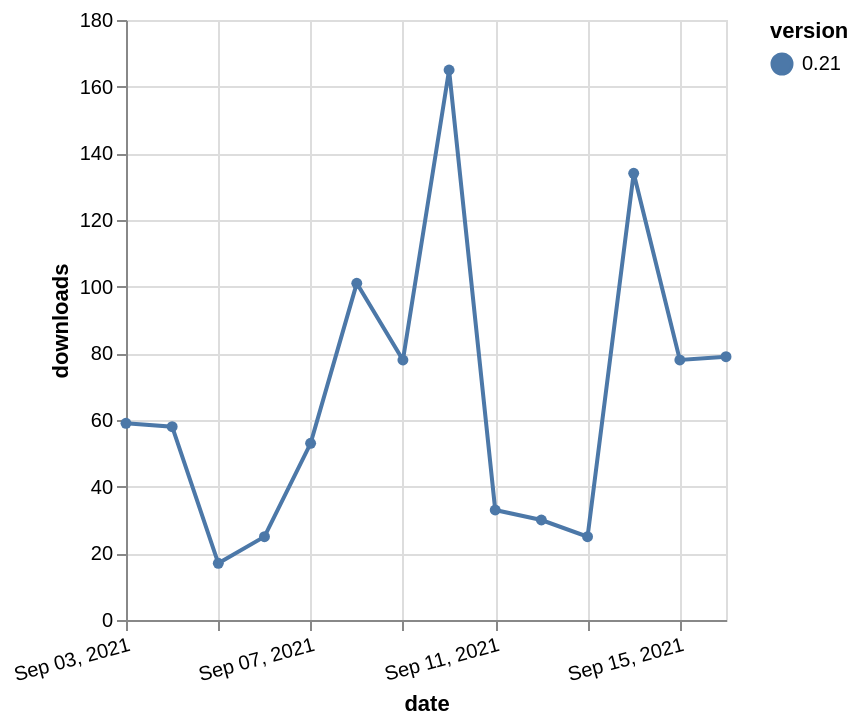

Write a Vega-Lite specification for this figure.
### Vega-Lite specification from a JSON file in a GitHub repository (floating-point values rounded to 4 significant figures)
{"$schema": "https://vega.github.io/schema/vega-lite/v5.json", "description": "A simple bar chart with embedded data.", "data": {"values": [{"date": "2021-09-03", "total": 70819, "delta": 59, "version": "0.21"}, {"date": "2021-09-04", "total": 70877, "delta": 58, "version": "0.21"}, {"date": "2021-09-05", "total": 70894, "delta": 17, "version": "0.21"}, {"date": "2021-09-06", "total": 70919, "delta": 25, "version": "0.21"}, {"date": "2021-09-07", "total": 70972, "delta": 53, "version": "0.21"}, {"date": "2021-09-08", "total": 71073, "delta": 101, "version": "0.21"}, {"date": "2021-09-09", "total": 71151, "delta": 78, "version": "0.21"}, {"date": "2021-09-10", "total": 71316, "delta": 165, "version": "0.21"}, {"date": "2021-09-11", "total": 71349, "delta": 33, "version": "0.21"}, {"date": "2021-09-12", "total": 71379, "delta": 30, "version": "0.21"}, {"date": "2021-09-13", "total": 71404, "delta": 25, "version": "0.21"}, {"date": "2021-09-14", "total": 71538, "delta": 134, "version": "0.21"}, {"date": "2021-09-15", "total": 71616, "delta": 78, "version": "0.21"}, {"date": "2021-09-16", "total": 71695, "delta": 79, "version": "0.21"}]}, "width": "container", "mark": {"type": "line", "point": {"filled": true}}, "encoding": {"x": {"field": "date", "type": "temporal", "timeUnit": "yearmonthdate", "title": "date", "axis": {"labelAngle": -15}}, "y": {"field": "delta", "type": "quantitative", "title": "downloads"}, "color": {"field": "version", "type": "nominal"}, "tooltip": {"field": "delta"}}}
